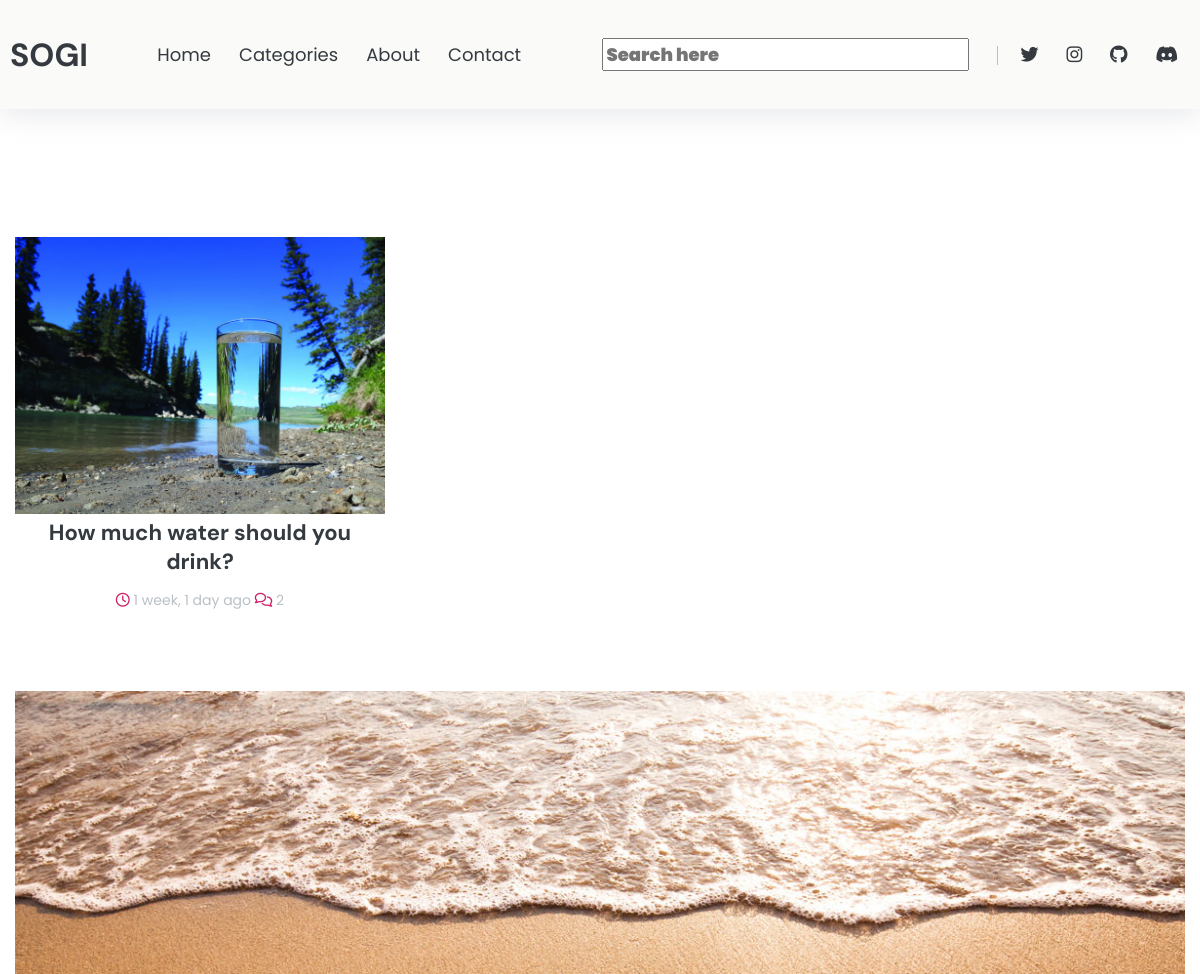
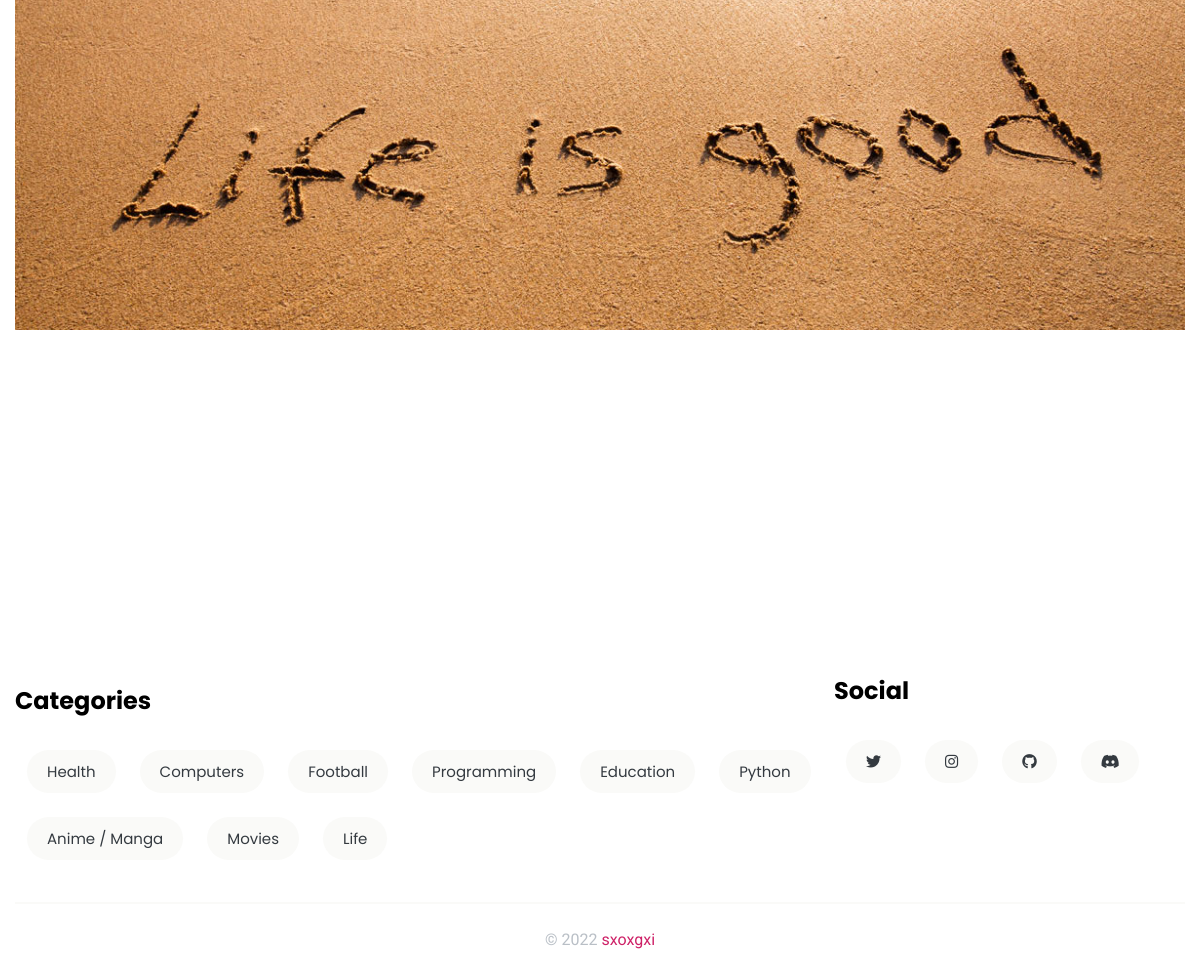
The page /?q=Health on the database its author committed (2 pictures, top to bottom).
### blog/models.py (models this page shows, shortened)
class Post(models.Model):
    author = models.ForeignKey(User, on_delete=models.CASCADE)
    title = models.CharField(max_length=254, null=True)
    topic = models.ForeignKey(Topic, on_delete=models.SET_NULL, null=True)
    thumbnail = models.ImageField(null=True, blank=True)
    content = RichTextField(blank=True, null=True)
    updated = models.DateTimeField(auto_now=True)
    created = models.DateTimeField(auto_now_add=True)
    class Meta:
        ordering = ['-created', '-updated']

class Topic(models.Model):
    name = models.CharField(max_length=255)
    def __str__(self) -> str:
        return self.name

### blog/views.py (the view)
# urls.py: path('', views.blog, name='blog'),
def blog(request):
    q = request.GET.get('q') if request.GET.get('q') != None else ""
    posts = Post.objects.filter(
        Q(topic__name__icontains=q) |
        Q(title__icontains=q) |
        Q(content__icontains=q)
    )
    posts_random = Post.objects.all().order_by('?')
    topics = Topic.objects.all()
    context = {'posts': posts, 'topics': topics, 'posts_random': posts_random}
    return render(request, 'blog/main.html', context)

### blog/templates/blog/main.html (shortened to what this page needs)
{% load static %}
<!DOCTYPE html>
<html lang="en">
<head>
    <link rel="stylesheet" href="https://cdnjs.cloudflare.com/ajax/libs/font-awesome/6.1.1/css/all.min.css"
 />
    <link rel="stylesheet" href="https://cdnjs.cloudflare.com/ajax/libs/Swiper/6.4.5/swiper-bundle.min.css"
 />
    <link rel="stylesheet" type="text/css" href="{% static 'blog/styles.css' %}">
</head>
<body>
    <header id="header" class="shadow bg-light">
        <nav class="container navbar">
            <a href="{% url 'blog'%}" class="nav-brand text-dark">
                SOGI
            </a>
            <div class="collapse">
                <ul class="navbar-nav">
                    <a href="{% url 'blog' %}" class="nav-link">Home</a>
                    <a href="{% url 'cat' %}" class="nav-link">Categories</a>
                    <a href="{% url 'profile' %}" class="nav-link">About</a>
                    <a href="mailto:sxoxgxi@duck.com" class="nav-link">Contact</a>
                </ul>
            </div>
            <div class="collapse">
                <ul class="navbar-nav">
                        <form class="search-box" action="{% url 'blog' %}">
                            <input type="text" name="q" class="fa-solid nav-link" placeholder="Search here">
                        </form>
                    <a href="https://twitter.com/sxoxgxi" class="nav-link"><i class="fab fa-twitter"></i></a>
                    <a href="https://www.instagram.com/soh_gee.nirmal/?theme=dark" class="nav-link"><i class="fab fa-instagram"></i></a>
                    <a href="https://github.com/sxoxgxi" class="nav-link"><i class="fab fa-github"></i></a>
                    <a href="https://discord.gg/5S6cdn8Dnd" class="nav-link"><i class="fab fa-discord"></i></a>
                </ul>
            </div>
        </nav>
    </header>
    {% block content %}
      {% include "blog/index.html" %}
    {% endblock content%}
    {% if page != 'profile' %}
    <footer id="footer">
        <div class="container">
            <div class="row mb-3">
                <div class="col-8">
                    <h2 class="footer-title secondary-title">Categories</h2>
                    <div class="tags">
                        <div class="d-flex flex-wrap">
                            {% for topic in topics %}
                            <a href="{% url 'blog' %}?q={{topic}}" class="nav-link btn bg-light">{{topic}}</a>
                            {% endfor %}
                        </div>
                    </div>
                </div>
                <div class="col-3">
                    <h2 class="footer-title secondary-title mt-2">Social</h2>
                    <div class="tags social">
                        <div class="d-flex flex-wrap">
                            <a href="https://twitter.com/sxoxgxi" class="nav-link btn bg-light"><i class="fab fa-twitter"></i></a>
                            <a href="https://www.instagram.com/soh_gee.nirmal/?theme=dark" class="nav-link btn bg-light"><i class="fab fa-instagram"></i></a>
                            <a href="https://github.com/sxoxgxi" class="nav-link btn bg-light"><i class="fab fa-github"></i></a>
                            <a href="https://discord.gg/5S6cdn8Dnd" class="nav-link btn bg-light"><i class="fab fa-discord"></i></a>
                        </div>
                    </div>
                </div>
            </div>
            <div class="copyrights">
                <p class="text-center text-secondary display-2">
                    © 2022 <a href="#" class="text-primary">sxoxgxi</a>
                </p>
            </div>
        </div>
    </footer>
    {% endif %}
</body>
</html>

### blog/templates/blog/index.html
{% load static %}
    <main id="site-main">
        <section id="posts">
            <div class="container">
                <div class="grid">
                    {% for article in posts %}
                    <div class="grid-item">
                        <article class="article">
                            <div class="card">
                                <div class="overflow-img">
                                    <a href="{% url 'post' article.id %}">
                                        <img src="{{article.thumbnail.url}}" class="img-fluid" alt="">
                                    </a>
                                </div>
                                <div class="card-body text-center px-1">
                                    <a href="{% url 'post' article.id %}" class="text-title display-1 text-dark">
                                        {{article.title}}
                                    </a>
                                    <p class="secondary-title text-secondary display-3">
                                        <span><i class="far fa-clock text-primary"></i> {{article.created|timesince}} ago</span>
                                        <span><i class="far fa-comments text-primary"></i> {{article.comment_set.all.count}}</span>
                                    </p>
                                </div>
                            </div>
                        </article>
                    </div>
                    {% empty %}
                        <div class="card-body text-center px-1">
                            <p class="text-title display-1 text-dark">
                                No results found for your query.
                            </p>
                        </div>
                    {% endfor %}
                </div>
            </div>
        </section>
        <section class="slider">
            <div class="container">
                <div class="swiper-container">
                    <div class="swiper-wrapper">
                        {% for article in posts_random %}
                        <div class="swiper-slide">
                            <a href="{% url 'post' article.id %}">
                                <img src="{{article.thumbnail.url}}" class="img-fluid" alt="">
                            </a>
                        </div>
                        {% endfor %}
                    </div>
                </div>
            </div>
        </section>
    </main>

### blog/static/blog/styles.css (style rules this page uses)
:root { --light: #fafaf8; --secondary: #adb5bddb; --dark: #343a40; --primary-color: #ce2167; --secondary-color: #1db8a8; --border: #e9ecefc1; }
body { font-family: 'Roboto', sans-serif; padding: 0; margin: 0; }
a { text-decoration: none; }
*>* { box-sizing: border-box; }
.text-secondary { color: var(--secondary); }
.text-dark { color: var(--dark); }
.text-primary { color: var(--primary-color); }
.bg-light { background-color: var(--light); }
.container { max-width: 1200px; padding: 0 15px; margin: auto; }
.img-fluid { width: 100%; }
.text-title { font-family: 'DM Sans', sans-serif; font-weight: bold; }
.secondary-title { font-family: 'Poppins', sans-serif; }
.display-1 { font-size: 22px; }
.display-2 { font-size: 16px; }
.display-3 { font-size: 14px; }
.text-center { text-align: center; }
.btn { padding: 15px 20px; border: none; }
.d-flex { display: flex; }
.flex-wrap { flex-wrap: wrap; }
.mt-2 { margin-top: 10px; }
.mb-3 { margin-bottom: 30px; }
.px-1 { padding-left: 5px; padding-right: 5px; }
.shadow { box-shadow: rgba(149, 157, 165, 0.2) 0px 8px 24px; }
.navbar { position: relative; display: flex; flex-direction: row; justify-content: space-between; padding: 10px; }
.nav-brand { font-family: 'DM Sans', sans-serif; font-weight: bold; align-self: center; font-size: 32px; }
.collapse { align-self: center; }
.nav-link { font-size: 18px; margin: 12px; color: var(--dark); font-family: 'Poppins', sans-serif; }
.search-box { display: inline; border-right: 1px solid var(--secondary); padding-right: 12px; margin-right: 10px; }
#site-main { margin-top: 8em; }
#posts { margin-bottom: 5em; }
.grid { margin: 0 auto; }
.grid .grid-item { width: calc(33.3333% - 20px); margin-bottom: 3em; }
#footer { padding-top: 4em; }
#footer .tags a { border-radius: 40px; padding: 10px 20px; font-size: 15px; }
#footer .copyrights { padding: 10px 0; border-top: 2px solid var(--light); }
.row { display: flex; }
.col-3 { flex: 0 0 33.3333%; max-width: 33.3333%; padding-right: 35px; }
.col-8 { flex: 0 0 70%; max-width: 70%; }

### rows shown on the page
Post: thumbnail (picture), title "How much water should you drink?", created "1 week, 1 day", comment_set.all.count "2"
Post: thumbnail (picture)
Topic: name "Health"
Topic: name "Computers"
Topic: name "Football"
Topic: name "Programming"
Topic: name "Education"
Topic: name "Python"
Topic: name "Anime / Manga"
Topic: name "Movies"
Topic: name "Life"
